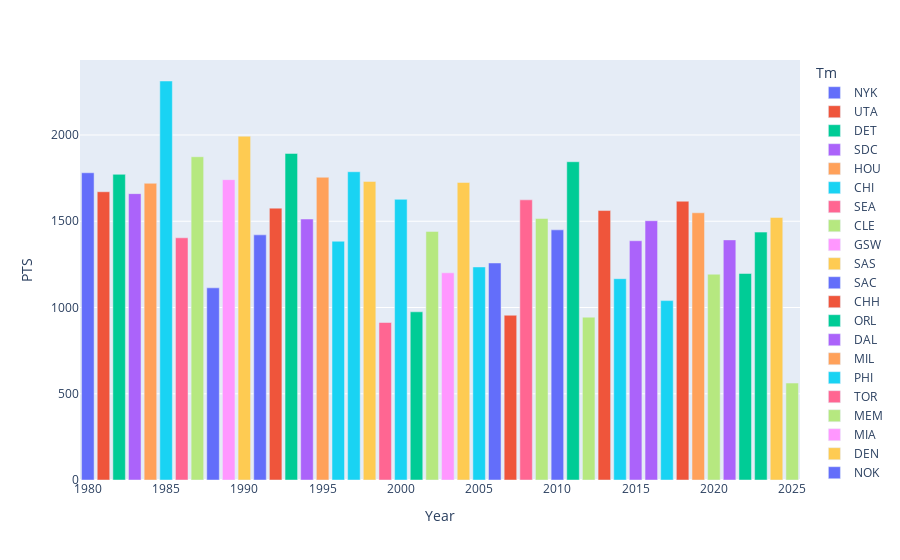

Here is the notebook cell this chart was saved with:
### Code cell
fig = px.bar(leading_scorers, x='Year', y='PTS',
             hover_data=['Player', 'Tm', 'MP' ], color='Tm'
             )
fig.show()

### Figure 1 — Plotly figure (JSON) as saved in the notebook; plotly's stock layout.template omitted (floating-point values rounded to 4 significant figures)
{"data": [{"alignmentgroup": "True", "customdata": [["Bill Cartwright", "NYK", 3150], ["Mark Jackson", "NYK", 3249]], "hovertemplate": "Tm=%{customdata[1]}<br>Year=%{x}<br>PTS=%{y}<br>Player=%{customdata[0]}<br>MP=%{customdata[2]}<extra></extra>", "legendgroup": "NYK", "marker": {"color": "#636efa", "pattern": {"shape": ""}}, "name": "NYK", "offsetgroup": "NYK", "orientation": "v", "showlegend": true, "textposition": "auto", "type": "bar", "x": [1980, 1988], "xaxis": "x", "y": [1781, 1114], "yaxis": "y"}, {"alignmentgroup": "True", "customdata": [["Darrell Griffith", "UTA", 2867], ["Donovan Mitchell", "UTA", 2638]], "hovertemplate": "Tm=%{customdata[1]}<br>Year=%{x}<br>PTS=%{y}<br>Player=%{customdata[0]}<br>MP=%{customdata[2]}<extra></extra>", "legendgroup": "UTA", "marker": {"color": "#EF553B", "pattern": {"shape": ""}}, "name": "UTA", "offsetgroup": "UTA", "orientation": "v", "showlegend": true, "textposition": "auto", "type": "bar", "x": [1981, 2018], "xaxis": "x", "y": [1671, 1616], "yaxis": "y"}, {"alignmentgroup": "True", "customdata": [["Kelly Tripucka", "DET", 3077]], "hovertemplate": "Tm=%{customdata[1]}<br>Year=%{x}<br>PTS=%{y}<br>Player=%{customdata[0]}<br>MP=%{customdata[2]}<extra></extra>", "legendgroup": "DET", "marker": {"color": "#00cc96", "pattern": {"shape": ""}}, "name": "DET", "offsetgroup": "DET", "orientation": "v", "showlegend": true, "textposition": "auto", "type": "bar", "x": [1982], "xaxis": "x", "y": [1772], "yaxis": "y"}, {"alignmentgroup": "True", "customdata": [["Terry Cummings", "SDC", 2531]], "hovertemplate": "Tm=%{customdata[1]}<br>Year=%{x}<br>PTS=%{y}<br>Player=%{customdata[0]}<br>MP=%{customdata[2]}<extra></extra>", "legendgroup": "SDC", "marker": {"color": "#ab63fa", "pattern": {"shape": ""}}, "name": "SDC", "offsetgroup": "SDC", "orientation": "v", "showlegend": true, "textposition": "auto", "type": "bar", "x": [1983], "xaxis": "x", "y": [1660], "yaxis": "y"}, {"alignmentgroup": "True", "customdata": [["Ralph Sampson", "HOU", 2693]], "hovertemplate": "Tm=%{customdata[1]}<br>Year=%{x}<br>PTS=%{y}<br>Player=%{customdata[0]}<br>MP=%{customdata[2]}<extra></extra>", "legendgroup": "HOU", "marker": {"color": "#FFA15A", "pattern": {"shape": ""}}, "name": "HOU", "offsetgroup": "HOU", "orientation": "v", "showlegend": true, "textposition": "auto", "type": "bar", "x": [1984], "xaxis": "x", "y": [1720], "yaxis": "y"}, {"alignmentgroup": "True", "customdata": [["Michael Jordan", "CHI", 3144], ["Elton Brand", "CHI", 2999], ["Ben Gordon", "CHI", 2002]], "hovertemplate": "Tm=%{customdata[1]}<br>Year=%{x}<br>PTS=%{y}<br>Player=%{customdata[0]}<br>MP=%{customdata[2]}<extra></extra>", "legendgroup": "CHI", "marker": {"color": "#19d3f3", "pattern": {"shape": ""}}, "name": "CHI", "offsetgroup": "CHI", "orientation": "v", "showlegend": true, "textposition": "auto", "type": "bar", "x": [1985, 2000, 2005], "xaxis": "x", "y": [2313, 1627, 1235], "yaxis": "y"}, {"alignmentgroup": "True", "customdata": [["Xavier McDaniel", "SEA", 2706], ["Kevin Durant", "SEA", 2768]], "hovertemplate": "Tm=%{customdata[1]}<br>Year=%{x}<br>PTS=%{y}<br>Player=%{customdata[0]}<br>MP=%{customdata[2]}<extra></extra>", "legendgroup": "SEA", "marker": {"color": "#FF6692", "pattern": {"shape": ""}}, "name": "SEA", "offsetgroup": "SEA", "orientation": "v", "showlegend": true, "textposition": "auto", "type": "bar", "x": [1986, 2008], "xaxis": "x", "y": [1404, 1624], "yaxis": "y"}, {"alignmentgroup": "True", "customdata": [["Ron Harper", "CLE", 3064], ["Kyrie Irving", "CLE", 1558]], "hovertemplate": "Tm=%{customdata[1]}<br>Year=%{x}<br>PTS=%{y}<br>Player=%{customdata[0]}<br>MP=%{customdata[2]}<extra></extra>", "legendgroup": "CLE", "marker": {"color": "#B6E880", "pattern": {"shape": ""}}, "name": "CLE", "offsetgroup": "CLE", "orientation": "v", "showlegend": true, "textposition": "auto", "type": "bar", "x": [1987, 2012], "xaxis": "x", "y": [1874, 944], "yaxis": "y"}, {"alignmentgroup": "True", "customdata": [["Mitch Richmond", "GSW", 2717]], "hovertemplate": "Tm=%{customdata[1]}<br>Year=%{x}<br>PTS=%{y}<br>Player=%{customdata[0]}<br>MP=%{customdata[2]}<extra></extra>", "legendgroup": "GSW", "marker": {"color": "#FF97FF", "pattern": {"shape": ""}}, "name": "GSW", "offsetgroup": "GSW", "orientation": "v", "showlegend": true, "textposition": "auto", "type": "bar", "x": [1989], "xaxis": "x", "y": [1741], "yaxis": "y"}, {"alignmentgroup": "True", "customdata": [["David Robinson", "SAS", 3002], ["Tim Duncan", "SAS", 3204], ["Victor Wembanyama", "SAS", 2106]], "hovertemplate": "Tm=%{customdata[1]}<br>Year=%{x}<br>PTS=%{y}<br>Player=%{customdata[0]}<br>MP=%{customdata[2]}<extra></extra>", "legendgroup": "SAS", "marker": {"color": "#FECB52", "pattern": {"shape": ""}}, "name": "SAS", "offsetgroup": "SAS", "orientation": "v", "showlegend": true, "textposition": "auto", "type": "bar", "x": [1990, 1998, 2024], "xaxis": "x", "y": [1993, 1731, 1522], "yaxis": "y"}, {"alignmentgroup": "True", "customdata": [["Lionel Simmons", "SAC", 2978], ["Tyreke Evans", "SAC", 2677]], "hovertemplate": "Tm=%{customdata[1]}<br>Year=%{x}<br>PTS=%{y}<br>Player=%{customdata[0]}<br>MP=%{customdata[2]}<extra></extra>", "legendgroup": "SAC", "marker": {"color": "#636efa", "pattern": {"shape": ""}}, "name": "SAC", "offsetgroup": "SAC", "orientation": "v", "showlegend": true, "textposition": "auto", "type": "bar", "x": [1991, 2010], "xaxis": "x", "y": [1421, 1450], "yaxis": "y"}, {"alignmentgroup": "True", "customdata": [["Larry Johnson", "CHH", 3047]], "hovertemplate": "Tm=%{customdata[1]}<br>Year=%{x}<br>PTS=%{y}<br>Player=%{customdata[0]}<br>MP=%{customdata[2]}<extra></extra>", "legendgroup": "CHH", "marker": {"color": "#EF553B", "pattern": {"shape": ""}}, "name": "CHH", "offsetgroup": "CHH", "orientation": "v", "showlegend": true, "textposition": "auto", "type": "bar", "x": [1992], "xaxis": "x", "y": [1576], "yaxis": "y"}, {"alignmentgroup": "True", "customdata": [["Shaquille O'Neal", "ORL", 3071], ["Mike Miller", "ORL", 2390], ["Franz Wagner", "ORL", 2429], ["Paolo Banchero", "ORL", 2430]], "hovertemplate": "Tm=%{customdata[1]}<br>Year=%{x}<br>PTS=%{y}<br>Player=%{customdata[0]}<br>MP=%{customdata[2]}<extra></extra>", "legendgroup": "ORL", "marker": {"color": "#00cc96", "pattern": {"shape": ""}}, "name": "ORL", "offsetgroup": "ORL", "orientation": "v", "showlegend": true, "textposition": "auto", "type": "bar", "x": [1993, 2001, 2022, 2023], "xaxis": "x", "y": [1893, 975, 1197, 1437], "yaxis": "y"}, {"alignmentgroup": "True", "customdata": [["Jamal Mashburn", "DAL", 2896]], "hovertemplate": "Tm=%{customdata[1]}<br>Year=%{x}<br>PTS=%{y}<br>Player=%{customdata[0]}<br>MP=%{customdata[2]}<extra></extra>", "legendgroup": "DAL", "marker": {"color": "#ab63fa", "pattern": {"shape": ""}}, "name": "DAL", "offsetgroup": "DAL", "orientation": "v", "showlegend": true, "textposition": "auto", "type": "bar", "x": [1994], "xaxis": "x", "y": [1513], "yaxis": "y"}, {"alignmentgroup": "True", "customdata": [["Glenn Robinson", "MIL", 2958]], "hovertemplate": "Tm=%{customdata[1]}<br>Year=%{x}<br>PTS=%{y}<br>Player=%{customdata[0]}<br>MP=%{customdata[2]}<extra></extra>", "legendgroup": "MIL", "marker": {"color": "#FFA15A", "pattern": {"shape": ""}}, "name": "MIL", "offsetgroup": "MIL", "orientation": "v", "showlegend": true, "textposition": "auto", "type": "bar", "x": [1995], "xaxis": "x", "y": [1755], "yaxis": "y"}, {"alignmentgroup": "True", "customdata": [["Jerry Stackhouse", "PHI", 2701], ["Allen Iverson", "PHI", 3045], ["Michael Carter-Williams", "PHI", 2414], ["Dario Šarić", "PHI", 2129]], "hovertemplate": "Tm=%{customdata[1]}<br>Year=%{x}<br>PTS=%{y}<br>Player=%{customdata[0]}<br>MP=%{customdata[2]}<extra></extra>", "legendgroup": "PHI", "marker": {"color": "#19d3f3", "pattern": {"shape": ""}}, "name": "PHI", "offsetgroup": "PHI", "orientation": "v", "showlegend": true, "textposition": "auto", "type": "bar", "x": [1996, 1997, 2014, 2017], "xaxis": "x", "y": [1384, 1787, 1167, 1040], "yaxis": "y"}, {"alignmentgroup": "True", "customdata": [["Vince Carter", "TOR", 1760]], "hovertemplate": "Tm=%{customdata[1]}<br>Year=%{x}<br>PTS=%{y}<br>Player=%{customdata[0]}<br>MP=%{customdata[2]}<extra></extra>", "legendgroup": "TOR", "marker": {"color": "#FF6692", "pattern": {"shape": ""}}, "name": "TOR", "offsetgroup": "TOR", "orientation": "v", "showlegend": true, "textposition": "auto", "type": "bar", "x": [1999], "xaxis": "x", "y": [913], "yaxis": "y"}, {"alignmentgroup": "True", "customdata": [["Pau Gasol", "MEM", 3007], ["O.J. Mayo", "MEM", 3120], ["Ja Morant", "MEM", 2074], ["Jaylen Wells", "MEM", 1257]], "hovertemplate": "Tm=%{customdata[1]}<br>Year=%{x}<br>PTS=%{y}<br>Player=%{customdata[0]}<br>MP=%{customdata[2]}<extra></extra>", "legendgroup": "MEM", "marker": {"color": "#B6E880", "pattern": {"shape": ""}}, "name": "MEM", "offsetgroup": "MEM", "orientation": "v", "showlegend": true, "textposition": "auto", "type": "bar", "x": [2002, 2009, 2020, 2025], "xaxis": "x", "y": [1441, 1516, 1193, 562], "yaxis": "y"}, {"alignmentgroup": "True", "customdata": [["Caron Butler", "MIA", 2858]], "hovertemplate": "Tm=%{customdata[1]}<br>Year=%{x}<br>PTS=%{y}<br>Player=%{customdata[0]}<br>MP=%{customdata[2]}<extra></extra>", "legendgroup": "MIA", "marker": {"color": "#FF97FF", "pattern": {"shape": ""}}, "name": "MIA", "offsetgroup": "MIA", "orientation": "v", "showlegend": true, "textposition": "auto", "type": "bar", "x": [2003], "xaxis": "x", "y": [1201], "yaxis": "y"}, {"alignmentgroup": "True", "customdata": [["Carmelo Anthony", "DEN", 2995]], "hovertemplate": "Tm=%{customdata[1]}<br>Year=%{x}<br>PTS=%{y}<br>Player=%{customdata[0]}<br>MP=%{customdata[2]}<extra></extra>", "legendgroup": "DEN", "marker": {"color": "#FECB52", "pattern": {"shape": ""}}, "name": "DEN", "offsetgroup": "DEN", "orientation": "v", "showlegend": true, "textposition": "auto", "type": "bar", "x": [2004], "xaxis": "x", "y": [1725], "yaxis": "y"}, {"alignmentgroup": "True", "customdata": [["Chris Paul", "NOK", 2808]], "hovertemplate": "Tm=%{customdata[1]}<br>Year=%{x}<br>PTS=%{y}<br>Player=%{customdata[0]}<br>MP=%{customdata[2]}<extra></extra>", "legendgroup": "NOK", "marker": {"color": "#636efa", "pattern": {"shape": ""}}, "name": "NOK", "offsetgroup": "NOK", "orientation": "v", "showlegend": true, "textposition": "auto", "type": "bar", "x": [2006], "xaxis": "x", "y": [1258], "yaxis": "y"}, {"alignmentgroup": "True", "customdata": [["Brandon Roy", "POR", 2015], ["Damian Lillard", "POR", 3167]], "hovertemplate": "Tm=%{customdata[1]}<br>Year=%{x}<br>PTS=%{y}<br>Player=%{customdata[0]}<br>MP=%{customdata[2]}<extra></extra>", "legendgroup": "POR", "marker": {"color": "#EF553B", "pattern": {"shape": ""}}, "name": "POR", "offsetgroup": "POR", "orientation": "v", "showlegend": true, "textposition": "auto", "type": "bar", "x": [2007, 2013], "xaxis": "x", "y": [955, 1562], "yaxis": "y"}, {"alignmentgroup": "True", "customdata": [["Blake Griffin", "LAC", 3112]], "hovertemplate": "Tm=%{customdata[1]}<br>Year=%{x}<br>PTS=%{y}<br>Player=%{customdata[0]}<br>MP=%{customdata[2]}<extra></extra>", "legendgroup": "LAC", "marker": {"color": "#00cc96", "pattern": {"shape": ""}}, "name": "LAC", "offsetgroup": "LAC", "orientation": "v", "showlegend": true, "textposition": "auto", "type": "bar", "x": [2011], "xaxis": "x", "y": [1845], "yaxis": "y"}, {"alignmentgroup": "True", "customdata": [["Andrew Wiggins", "MIN", 2969], ["Karl-Anthony Towns", "MIN", 2627], ["Anthony Edwards", "MIN", 2314]], "hovertemplate": "Tm=%{customdata[1]}<br>Year=%{x}<br>PTS=%{y}<br>Player=%{customdata[0]}<br>MP=%{customdata[2]}<extra></extra>", "legendgroup": "MIN", "marker": {"color": "#ab63fa", "pattern": {"shape": ""}}, "name": "MIN", "offsetgroup": "MIN", "orientation": "v", "showlegend": true, "textposition": "auto", "type": "bar", "x": [2015, 2016, 2021], "xaxis": "x", "y": [1387, 1503, 1392], "yaxis": "y"}, {"alignmentgroup": "True", "customdata": [["Trae Young", "ATL", 2503]], "hovertemplate": "Tm=%{customdata[1]}<br>Year=%{x}<br>PTS=%{y}<br>Player=%{customdata[0]}<br>MP=%{customdata[2]}<extra></extra>", "legendgroup": "ATL", "marker": {"color": "#FFA15A", "pattern": {"shape": ""}}, "name": "ATL", "offsetgroup": "ATL", "orientation": "v", "showlegend": true, "textposition": "auto", "type": "bar", "x": [2019], "xaxis": "x", "y": [1549], "yaxis": "y"}], "layout": {"barmode": "relative", "legend": {"title": {"text": "Tm"}, "tracegroupgap": 0}, "margin": {"t": 60}, "xaxis": {"anchor": "y", "domain": [0, 1], "title": {"text": "Year"}}, "yaxis": {"anchor": "x", "domain": [0, 1], "title": {"text": "PTS"}}}}
